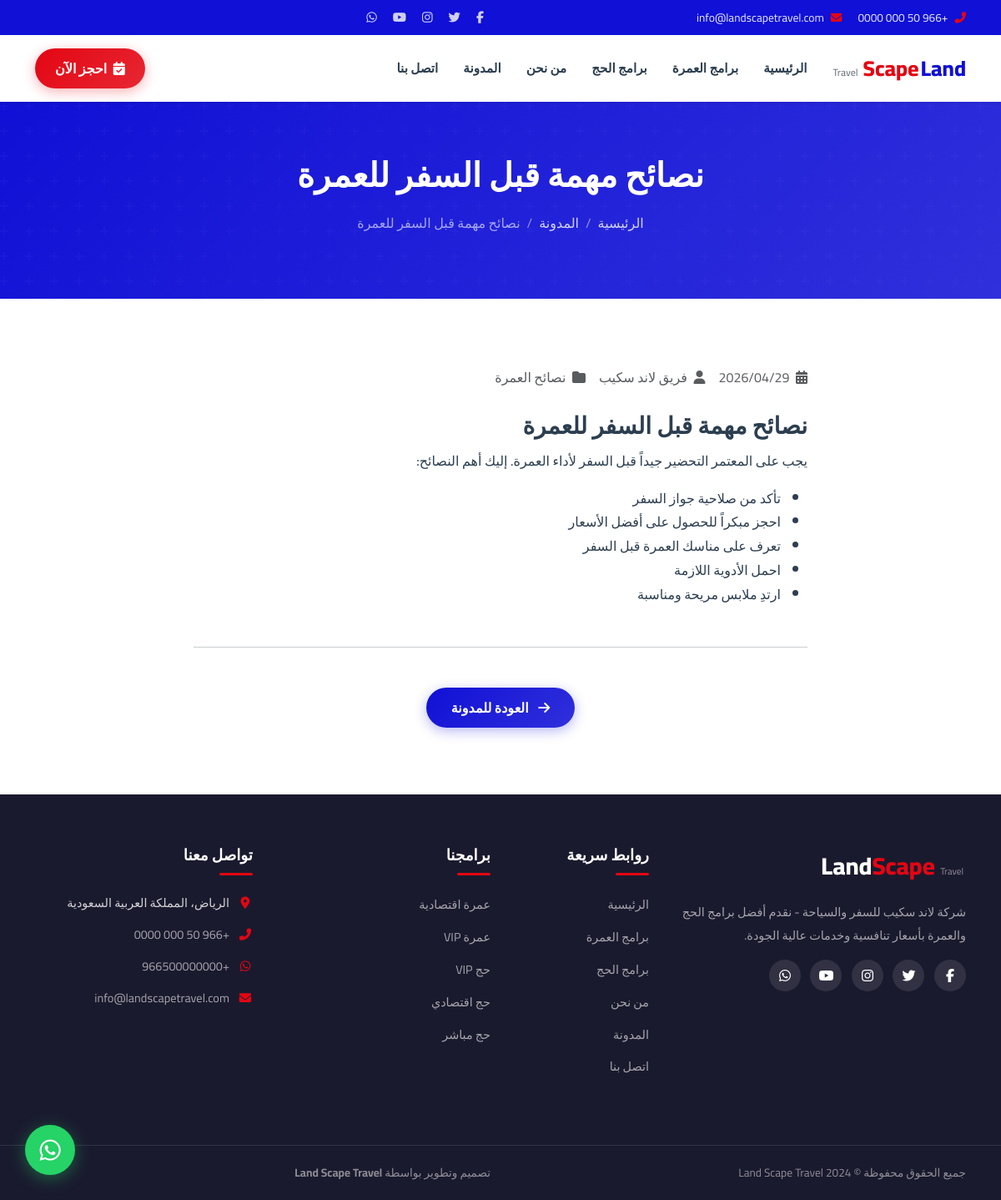
Page /article/umrah-travel-tips on the committed database.
### tables this page shows
CREATE TABLE `menus` (
    `id` INT AUTO_INCREMENT PRIMARY KEY,
    `title` VARCHAR(200) NOT NULL,
    `url` VARCHAR(500) NOT NULL,
    `parent_id` INT DEFAULT NULL,
    `sort_order` INT DEFAULT 0,
    `is_active` TINYINT(1) DEFAULT 1,
    `target` VARCHAR(20) DEFAULT '_self',
    `created_at` TIMESTAMP DEFAULT CURRENT_TIMESTAMP,
    `updated_at` TIMESTAMP DEFAULT CURRENT_TIMESTAMP ON UPDATE CURRENT_TIMESTAMP
);

CREATE TABLE `articles` (
    `id` INT AUTO_INCREMENT PRIMARY KEY,
    `title` VARCHAR(500) NOT NULL,
    `slug` VARCHAR(500) NOT NULL UNIQUE,
    `category_id` INT,
    `image` VARCHAR(500),
    `excerpt` TEXT,
    `content` LONGTEXT,
    `author` VARCHAR(100),
    `meta_title` VARCHAR(300),
    `meta_description` TEXT,
    `is_published` TINYINT(1) DEFAULT 0,
    `views` INT DEFAULT 0,
    `created_at` TIMESTAMP DEFAULT CURRENT_TIMESTAMP,
    `updated_at` TIMESTAMP DEFAULT CURRENT_TIMESTAMP ON UPDATE CURRENT_TIMESTAMP,
    FOREIGN KEY (`category_id`) REFERENCES `categories`(`id`) ON DELETE SET NULL
);

CREATE TABLE `categories` (
    `id` INT AUTO_INCREMENT PRIMARY KEY,
    `name` VARCHAR(200) NOT NULL,
    `slug` VARCHAR(200) NOT NULL UNIQUE,
    `type` ENUM('hajj', 'umrah', 'blog') DEFAULT 'umrah',
    `description` TEXT,
    `sort_order` INT DEFAULT 0,
    `is_active` TINYINT(1) DEFAULT 1,
    `created_at` TIMESTAMP DEFAULT CURRENT_TIMESTAMP,
    `updated_at` TIMESTAMP DEFAULT CURRENT_TIMESTAMP ON UPDATE CURRENT_TIMESTAMP
);

### config/config.php (called while the page is built, shortened)
<?php
function getSetting(string $key, string $default = ''): string {
    static $settings = null;
    if ($settings === null) {
        try {
            $db = getDB();
            $stmt = $db->query("SELECT setting_key, setting_value FROM settings");
            $settings = [];
            while ($row = $stmt->fetch()) {
                $settings[$row['setting_key']] = $row['setting_value'];
            }
        } catch (PDOException $e) {
            return $default;
        }
    }
    return $settings[$key] ?? $default;
}
function clean(string $data): string {
    return htmlspecialchars(trim($data), ENT_QUOTES, 'UTF-8');
}
function getMenus(): array {
    try {
        $db = getDB();
        $stmt = $db->query("SELECT * FROM menus WHERE is_active = 1 ORDER BY sort_order ASC");
        return $stmt->fetchAll();
    } catch (PDOException $e) {
        return [];
    }
}
function getArticleBySlug(string $slug): ?array {
    try {
        $db = getDB();
        $stmt = $db->prepare("SELECT a.*, c.name as category_name FROM articles a LEFT JOIN categories c ON a.category_id = c.id WHERE a.slug = ?");
        $stmt->execute([$slug]);
        $result = $stmt->fetch();
        return $result ?: null;
    } catch (PDOException $e) {
        return null;
    }
}

### pages/article-details.php (the view, shortened to what this page needs)
<?php
$slug = $_GET['slug'] ?? '';
$article = getArticleBySlug($slug);
include __DIR__ . '/../includes/header.php';
?>
<section class="page-header">
    <div class="container">
        <h1 data-aos="fade-up"><?= clean($article['title']) ?></h1>
        <nav aria-label="breadcrumb" data-aos="fade-up" data-aos-delay="100">
            <ol class="breadcrumb">
                <li class="breadcrumb-item"><a href="<?= BASE_URL ?>">الرئيسية</a></li>
                <li class="breadcrumb-item"><a href="<?= BASE_URL ?>blog">المدونة</a></li>
                <li class="breadcrumb-item active"><?= clean($article['title']) ?></li>
            </ol>
        </nav>
    </div>
</section>
<section class="section-padding">
    <div class="container">
        <div class="row justify-content-center">
            <div class="col-lg-8">
                <div class="d-flex gap-3 mb-4 text-muted" data-aos="fade-up">
                    <span><i class="fas fa-calendar-alt me-1"></i> <?= date('Y/m/d', strtotime($article['created_at'])) ?></span>
                    <?php if ($article['author']): ?>
                        <span><i class="fas fa-user me-1"></i> <?= clean($article['author']) ?></span>
                    <?php endif; ?>
                    <?php if ($article['category_name']): ?>
                        <span><i class="fas fa-folder me-1"></i> <?= clean($article['category_name']) ?></span>
                    <?php endif; ?>
                </div>
                <div class="article-content" data-aos="fade-up">
                    <?= $article['content'] ?>
                </div>
                <hr class="my-5">
                <div class="text-center">
                    <a href="<?= BASE_URL ?>blog" class="btn btn-gradient-blue">
                        <i class="fas fa-arrow-right me-2"></i> العودة للمدونة
                    </a>
                </div>
            </div>
        </div>
    </div>
</section>
<?php include __DIR__ . '/../includes/footer.php'; ?>

### includes/header.php (shortened to what this page needs)
<?php
require_once __DIR__ . '/../config/config.php';
$siteName = getSetting('site_name', 'Land Scape Travel');
$menus = getMenus();
?>
<!DOCTYPE html>
<html lang="ar" dir="rtl">
<head>
    <link href="https://cdn.jsdelivr.net/npm/bootstrap@5.3.3/dist/css/bootstrap.rtl.min.css" rel="stylesheet">
    <link rel="stylesheet" href="https://cdnjs.cloudflare.com/ajax/libs/font-awesome/6.5.1/css/all.min.css">
    <link href="https://unpkg.com/aos@2.3.1/dist/aos.css" rel="stylesheet">
    <link rel="stylesheet" href="https://cdn.jsdelivr.net/npm/swiper@11/swiper-bundle.min.css">
    <link rel="stylesheet" href="<?= BASE_URL ?>assets/css/style.css">
</head>
<body>
<div class="top-bar">
    <div class="container">
        <div class="row align-items-center">
            <div class="col-md-6">
                <div class="top-bar-info">
                    <span><i class="fas fa-phone-alt"></i> <?= clean(getSetting('phone')) ?></span>
                    <span class="mx-3"><i class="fas fa-envelope"></i> <?= clean(getSetting('email')) ?></span>
                </div>
            </div>
            <div class="col-md-6 text-start">
                <div class="top-bar-social">
                    <?php if ($fb = getSetting('facebook')): ?>
                        <a href="<?= clean($fb) ?>" target="_blank"><i class="fab fa-facebook-f"></i></a>
                    <?php endif; ?>
                    <?php if ($tw = getSetting('twitter')): ?>
                        <a href="<?= clean($tw) ?>" target="_blank"><i class="fab fa-twitter"></i></a>
                    <?php endif; ?>
                    <?php if ($ig = getSetting('instagram')): ?>
                        <a href="<?= clean($ig) ?>" target="_blank"><i class="fab fa-instagram"></i></a>
                    <?php endif; ?>
                    <?php if ($yt = getSetting('youtube')): ?>
                        <a href="<?= clean($yt) ?>" target="_blank"><i class="fab fa-youtube"></i></a>
                    <?php endif; ?>
                    <?php if ($wa = getSetting('whatsapp')): ?>
                        <a href="https://wa.me/<?= clean($wa) ?>" target="_blank"><i class="fab fa-whatsapp"></i></a>
                    <?php endif; ?>
                </div>
            </div>
        </div>
    </div>
</div>
<nav class="navbar navbar-expand-lg navbar-light bg-white sticky-top shadow-sm">
    <div class="container">
        <a class="navbar-brand" href="<?= BASE_URL ?>">
            <span class="brand-text">
                <span class="brand-land">Land</span><span class="brand-scape">Scape</span>
                <small>Travel</small>
            </span>
        </a>
        <div class="collapse navbar-collapse" id="mainNav">
            <ul class="navbar-nav me-auto mb-2 mb-lg-0">
                <?php foreach ($menus as $menu): ?>
                    <li class="nav-item">
                        <a class="nav-link" href="<?= clean($menu['url']) ?>"><?= clean($menu['title']) ?></a>
                    </li>
                <?php endforeach; ?>
            </ul>
            <a href="<?= BASE_URL ?>booking" class="btn btn-gradient-red btn-sm px-4">
                <i class="fas fa-calendar-check me-1"></i> احجز الآن
            </a>
        </div>
    </div>
</nav>

### assets/css/style.css (style rules this page uses)
:root { --primary-blue: #1010D6; --primary-red: #E30613; --primary-red-dark: #c00510; --primary-blue-dark: #0c0ca8; --white: #ffffff; --light-gray: #f8f9fa; --medium-gray: #e9ecef; --dark-gray: #343a40; --text-color: #2c3e50; --text-muted: #6c757d; --shadow: 0 2px 15px rgba(0, 0, 0, 0.08); --shadow-hover: 0 8px 30px rgba(0, 0, 0, 0.15); --radius: 12px; --transition: all 0.3s ease; }
* { margin: 0; padding: 0; box-sizing: border-box; }
body { font-family: 'Cairo', sans-serif; color: var(--text-color); background: var(--white); line-height: 1.8; direction: rtl; text-align: right; }
a { text-decoration: none; color: var(--primary-blue); transition: var(--transition); }
h1, h2, h3, h4, h5, h6 { font-weight: 700; line-height: 1.4; }
.section-padding { padding: 80px 0; }
.btn-gradient-red { background: linear-gradient(135deg, var(--primary-red), var(--primary-red-dark)); color: var(--white) !important; border: none; border-radius: 50px; padding: 12px 30px; font-weight: 600; font-size: 1rem; box-shadow: 0 4px 15px rgba(227, 6, 19, 0.3); transition: var(--transition); cursor: pointer; }
.btn-gradient-blue { background: linear-gradient(135deg, var(--primary-blue), var(--primary-blue-dark)); color: var(--white) !important; border: none; border-radius: 50px; padding: 12px 30px; font-weight: 600; font-size: 1rem; box-shadow: 0 4px 15px rgba(16, 16, 214, 0.3); transition: var(--transition); cursor: pointer; }
.top-bar { background: var(--primary-blue); color: var(--white); padding: 8px 0; font-size: 0.85rem; }
.top-bar-info span { color: rgba(255,255,255,0.9); }
.top-bar-info i { margin-left: 5px; color: var(--primary-red); }
.top-bar-social a { color: rgba(255,255,255,0.8); margin: 0 8px; font-size: 0.9rem; transition: var(--transition); }
.navbar { padding: 12px 0; z-index: 1000; }
.brand-text { display: flex; align-items: baseline; gap: 2px; font-size: 1.6rem; font-weight: 800; }
.brand-land { color: var(--primary-blue); }
.brand-scape { color: var(--primary-red); }
.brand-text small { font-size: 0.75rem; color: var(--text-muted); font-weight: 500; margin-right: 4px; }
.navbar-nav .nav-link { color: var(--text-color) !important; font-weight: 600; font-size: 0.95rem; padding: 8px 15px !important; position: relative; transition: var(--transition); }
.navbar-nav .nav-link::after { content: ''; position: absolute; bottom: 0; right: 15px; left: 15px; height: 3px; background: var(--primary-red); border-radius: 2px; transform: scaleX(0); transition: var(--transition); }
.page-header { background: linear-gradient(135deg, var(--primary-blue), var(--primary-blue-dark)); padding: 60px 0; text-align: center; color: var(--white); position: relative; overflow: hidden; }
.page-header::before { content: ''; position: absolute; inset: 0; opacity: 0.5; }
.page-header h1 { font-size: 2.5rem; font-weight: 800; position: relative; z-index: 1; }
.page-header .breadcrumb { justify-content: center; position: relative; z-index: 1; margin-top: 15px; }
.page-header .breadcrumb-item a { color: rgba(255,255,255,0.8); }
.page-header .breadcrumb-item.active { color: rgba(255,255,255,0.6); }
.breadcrumb-item + .breadcrumb-item::before { color: rgba(255,255,255,0.5); }

### rows in the picture
menus: title "الرئيسية"
menus: title "برامج العمرة"
menus: title "برامج الحج"
menus: title "من نحن"
menus: title "المدونة"
menus: title "اتصل بنا"
articles: title "نصائح مهمة قبل السفر للعمرة", created_at "2026/04/29", author "فريق لاند سكيب", category.name "نصائح العمرة", content "نصائح مهمة قبل السفر للعمرة يجب على المعتمر التحضير جيداً قبل السفر لأداء العمرة. إليك أهم النصائح: تأكد من صلاحية جواز السفر احجز مبكراً للحصول على أفضل الأسعار تعرف على مناسك العمرة قبل السفر احمل الأدوية اللازمة ارتدِ ملابس مريحة ومناسبة"

### other values in the picture
getSetting('phone') "+966 50 000 0000"
getSetting('email') "info@landscapetravel.com"
getSetting('address') "الرياض، المملكة العربية السعودية"
getSetting('whatsapp') "+966500000000"
